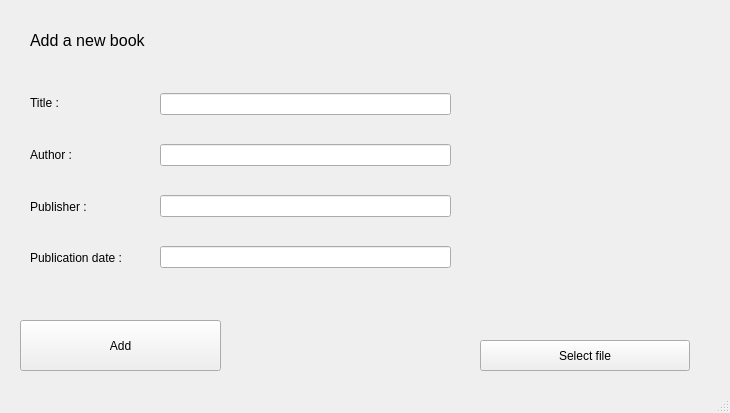
<?xml version="1.0" encoding="UTF-8"?>
<ui version="4.0">
 <class>MainWindow</class>
 <widget class="QMainWindow" name="MainWindow">
  <property name="geometry">
   <rect>
    <x>0</x>
    <y>0</y>
    <width>730</width>
    <height>413</height>
   </rect>
  </property>
  <property name="sizePolicy">
   <sizepolicy hsizetype="Fixed" vsizetype="Fixed">
    <horstretch>0</horstretch>
    <verstretch>0</verstretch>
   </sizepolicy>
  </property>
  <property name="windowTitle">
   <string>Adding Book</string>
  </property>
  <widget class="QWidget" name="centralwidget">
   <widget class="QLabel" name="label">
    <property name="geometry">
     <rect>
      <x>30</x>
      <y>20</y>
      <width>191</width>
      <height>41</height>
     </rect>
    </property>
    <property name="font">
     <font>
      <pointsize>12</pointsize>
     </font>
    </property>
    <property name="text">
     <string>Add a new book</string>
    </property>
   </widget>
   <widget class="QPushButton" name="pushButton_add">
    <property name="geometry">
     <rect>
      <x>20</x>
      <y>320</y>
      <width>201</width>
      <height>51</height>
     </rect>
    </property>
    <property name="text">
     <string>Add</string>
    </property>
   </widget>
   <widget class="QPushButton" name="pushButton">
    <property name="geometry">
     <rect>
      <x>480</x>
      <y>340</y>
      <width>210</width>
      <height>31</height>
     </rect>
    </property>
    <property name="text">
     <string>Select file</string>
    </property>
   </widget>
   <widget class="QLabel" name="label_pix">
    <property name="geometry">
     <rect>
      <x>480</x>
      <y>60</y>
      <width>210</width>
      <height>260</height>
     </rect>
    </property>
    <property name="text">
     <string/>
    </property>
   </widget>
   <widget class="QWidget" name="">
    <property name="geometry">
     <rect>
      <x>160</x>
      <y>70</y>
      <width>291</width>
      <height>221</height>
     </rect>
    </property>
    <layout class="QVBoxLayout" name="verticalLayout">
     <item>
      <widget class="QLineEdit" name="lineEdit_title"/>
     </item>
     <item>
      <widget class="QLineEdit" name="lineEdit_author"/>
     </item>
     <item>
      <widget class="QLineEdit" name="lineEdit_publisher"/>
     </item>
     <item>
      <widget class="QLineEdit" name="lineEdit_date"/>
     </item>
    </layout>
   </widget>
   <widget class="QWidget" name="">
    <property name="geometry">
     <rect>
      <x>30</x>
      <y>80</y>
      <width>121</width>
      <height>201</height>
     </rect>
    </property>
    <layout class="QVBoxLayout" name="verticalLayout_2">
     <item>
      <widget class="QLabel" name="label_2">
       <property name="text">
        <string>Title :</string>
       </property>
      </widget>
     </item>
     <item>
      <widget class="QLabel" name="label_3">
       <property name="text">
        <string>Author :</string>
       </property>
      </widget>
     </item>
     <item>
      <widget class="QLabel" name="label_4">
       <property name="text">
        <string>Publisher :</string>
       </property>
      </widget>
     </item>
     <item>
      <widget class="QLabel" name="label_5">
       <property name="text">
        <string>Publication date :</string>
       </property>
      </widget>
     </item>
    </layout>
   </widget>
  </widget>
  <widget class="QStatusBar" name="statusbar"/>
 </widget>
 <resources/>
 <connections/>
</ui>
